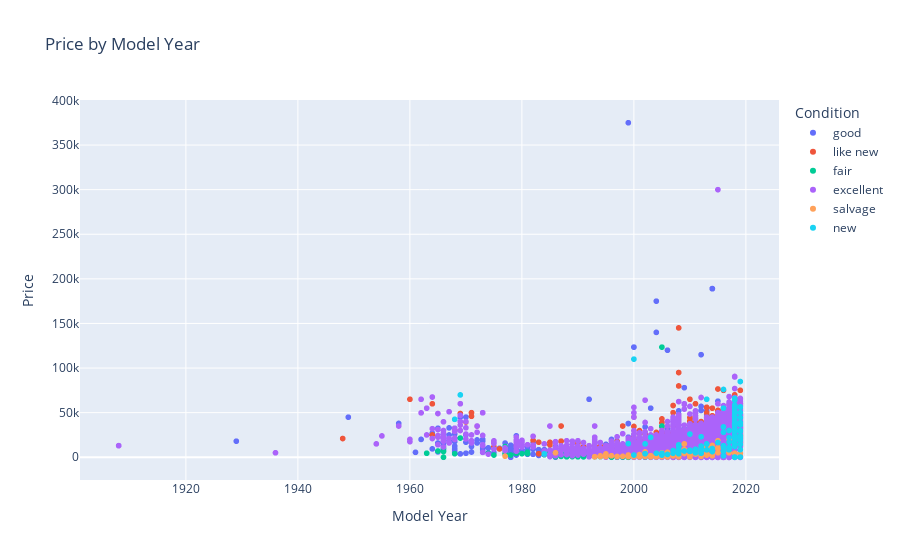

Write notebook code for a chart like this one.
### Code cell
# create a scatter plot of price by model year using plotly.express
fig = px.scatter(df, 
                 x='model_year', 
                 y='price', 
                 color='condition',
                 title='Price by Model Year',
                 labels={'model_year': 'Model Year', 'price': 'Price', 'condition': 'Condition'}
                 )

# update the x-axis range to start from 1950 and end at the maximum model year
#fig.update_xaxes(range=[1950,max(df['model_year'])])

# update the y-axis range to start from 0 and end at 200,000
#fig.update_yaxes(range=[0, 200000])

# show the plot
fig.show()

### Figure 1 — Plotly figure (JSON) as saved in the notebook; plotly's stock layout.template omitted (floating-point values rounded to 4 significant figures; data arrays with more than 128 entries replaced by an {"elided": "..."} marker saying what was removed)
{"data": [{"hovertemplate": "Condition=good<br>Model Year=%{x}<br>Price=%{y}<extra></extra>", "legendgroup": "good", "marker": {"color": "#636efa", "symbol": "circle"}, "mode": "markers", "name": "good", "showlegend": true, "type": "scattergl", "x": {"elided": "20145 int values"}, "xaxis": "x", "y": {"elided": "20145 int values"}, "yaxis": "y"}, {"hovertemplate": "Condition=like new<br>Model Year=%{x}<br>Price=%{y}<extra></extra>", "legendgroup": "like new", "marker": {"color": "#EF553B", "symbol": "circle"}, "mode": "markers", "name": "like new", "showlegend": true, "type": "scattergl", "x": {"elided": "4742 int values"}, "xaxis": "x", "y": {"elided": "4742 int values"}, "yaxis": "y"}, {"hovertemplate": "Condition=fair<br>Model Year=%{x}<br>Price=%{y}<extra></extra>", "legendgroup": "fair", "marker": {"color": "#00cc96", "symbol": "circle"}, "mode": "markers", "name": "fair", "showlegend": true, "type": "scattergl", "x": {"elided": "1607 int values"}, "xaxis": "x", "y": {"elided": "1607 int values"}, "yaxis": "y"}, {"hovertemplate": "Condition=excellent<br>Model Year=%{x}<br>Price=%{y}<extra></extra>", "legendgroup": "excellent", "marker": {"color": "#ab63fa", "symbol": "circle"}, "mode": "markers", "name": "excellent", "showlegend": true, "type": "scattergl", "x": {"elided": "24773 int values"}, "xaxis": "x", "y": {"elided": "24773 int values"}, "yaxis": "y"}, {"hovertemplate": "Condition=salvage<br>Model Year=%{x}<br>Price=%{y}<extra></extra>", "legendgroup": "salvage", "marker": {"color": "#FFA15A", "symbol": "circle"}, "mode": "markers", "name": "salvage", "showlegend": true, "type": "scattergl", "x": [1999, 2008, 2012, 1995, 2003, 2005, 2008, 2001, 2001, 1998, 2001, 2003, 2008, 2000, 2005, 2014, 2003, 1997, 2013, 2009, 2013, 2006, 2015, 2018, 2006, 1994, 1995, 2019, 1995, 2018, 2000, 2014, 2012, 2004, 2001, 2015, 2007, 2004, 2014, 1999, 2009, 2007, 2007, 2013, 1999, 2015, 2013, 2003, 1977, 2014, 2000, 2017, 2017, 2014, 2014, 2004, 1995, 2013, 2010, 1999, 2002, 2010, 2010, 2004, 2018, 2003, 2008, 2010, 2011, 2017, 2017, 2017, 2009, 2001, 2002, 1996, 2013, 2010, 2002, 2007, 2000, 2012, 2001, 2005, 2001, 1993, 2005, 2012, 1999, 2003, 2016, 2006, 1994, 2008, 2014, 1993, 2005, 2006, 2001, 2011, 2008, 2004, 2015, 2007, 1986, 2013, 2010, 1994, 1999, 1997, 2008, 2008, 2017, 2013, 2002], "xaxis": "x", "y": [600, 1000, 5500, 999, 850, 5000, 8000, 2500, 1800, 1000, 1500, 1800, 8000, 580, 2700, 11000, 800, 800, 3800, 4100, 12900, 400, 18500, 13500, 5500, 900, 850, 4500, 3750, 22000, 800, 1700, 9450, 2000, 1500, 5000, 4000, 800, 13000, 800, 15000, 2950, 1500, 3500, 800, 10700, 9975, 1400, 1200, 3500, 800, 20750, 8750, 13200, 6750, 2950, 2495, 2400, 2700, 2500, 800, 1200, 1200, 1000, 4500, 500, 4700, 1000, 3500, 5200, 20750, 8750, 8725, 750, 5000, 1700, 3000, 3000, 6000, 2500, 700, 5990, 500, 2500, 2250, 650, 700, 1000, 1900, 600, 7000, 1000, 1500, 7000, 4800, 500, 2000, 700, 3000, 5000, 7000, 450, 9900, 1500, 5000, 14500, 500, 1500, 1000, 850, 500, 3500, 5000, 2900, 2700], "yaxis": "y"}, {"hovertemplate": "Condition=new<br>Model Year=%{x}<br>Price=%{y}<extra></extra>", "legendgroup": "new", "marker": {"color": "#19d3f3", "symbol": "circle"}, "mode": "markers", "name": "new", "showlegend": true, "type": "scattergl", "x": {"elided": "143 int values"}, "xaxis": "x", "y": {"elided": "143 int values"}, "yaxis": "y"}], "layout": {"legend": {"title": {"text": "Condition"}, "tracegroupgap": 0}, "title": {"text": "Price by Model Year"}, "xaxis": {"anchor": "y", "domain": [0, 1], "title": {"text": "Model Year"}}, "yaxis": {"anchor": "x", "domain": [0, 1], "title": {"text": "Price"}}}}
